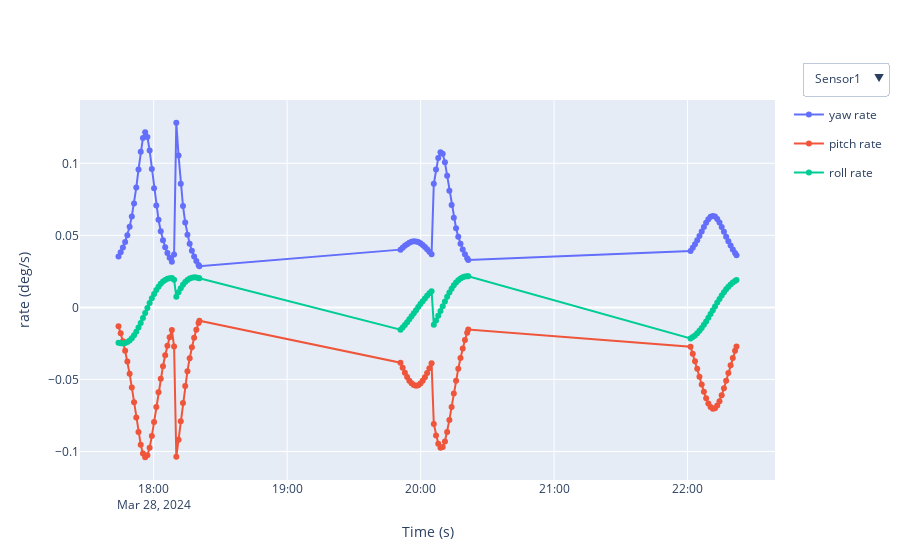

The notebook cell saved with this chart:
### Code cell
figs = []
buttons = []

max_yaw_rate = 0
max_pitch_rate = 0
max_roll_rate = 0

for s in range(len(stk_object.sensors)):
    df = stk_object.YPR_rates_data[f"Satellite{s+1}"]
    if max(abs(df['yaw rate'])) > max_yaw_rate:
        max_yaw_rate = max(abs(df['yaw rate']))
    if max(abs(df['pitch rate'])) > max_pitch_rate:
        max_pitch_rate = max(abs(df['pitch rate']))
    if max(abs(df['roll rate'])) > max_roll_rate:
        max_roll_rate = max(abs(df['roll rate']))
    fig = px.line(df, x='Time', y=['yaw rate', 'pitch rate', 'roll rate'],markers=True)
    figs.append(fig.data[0])
    figs.append(fig.data[1])
    figs.append(fig.data[2])
    z = np.zeros(3*len(stk_object.sensors),dtype=bool);z[s]=1;z[s+1]=1;z[s+2]=1
    buttons.append(dict(label=f"Sensor{s+1}",
                        method="restyle",
                        args=[{"visible": z},]))

fig=go.Figure(figs)
fig.update_layout(xaxis_title="Time (s)", yaxis_title="rate (deg/s)",
    updatemenus=[
        dict(
            active=0,
            buttons=buttons,
              x=1.1,
              xanchor="center",
              y=1.1,
              yanchor="top")])
fig.show()
